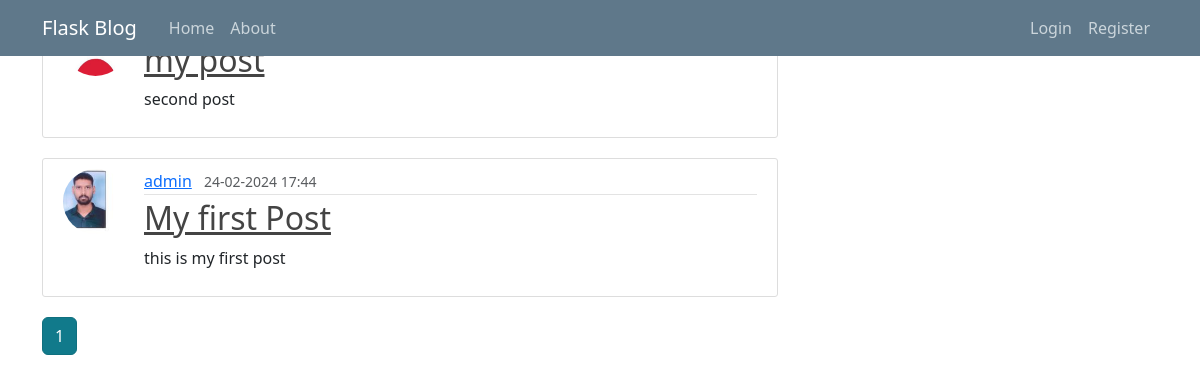
The app's page /, older data.
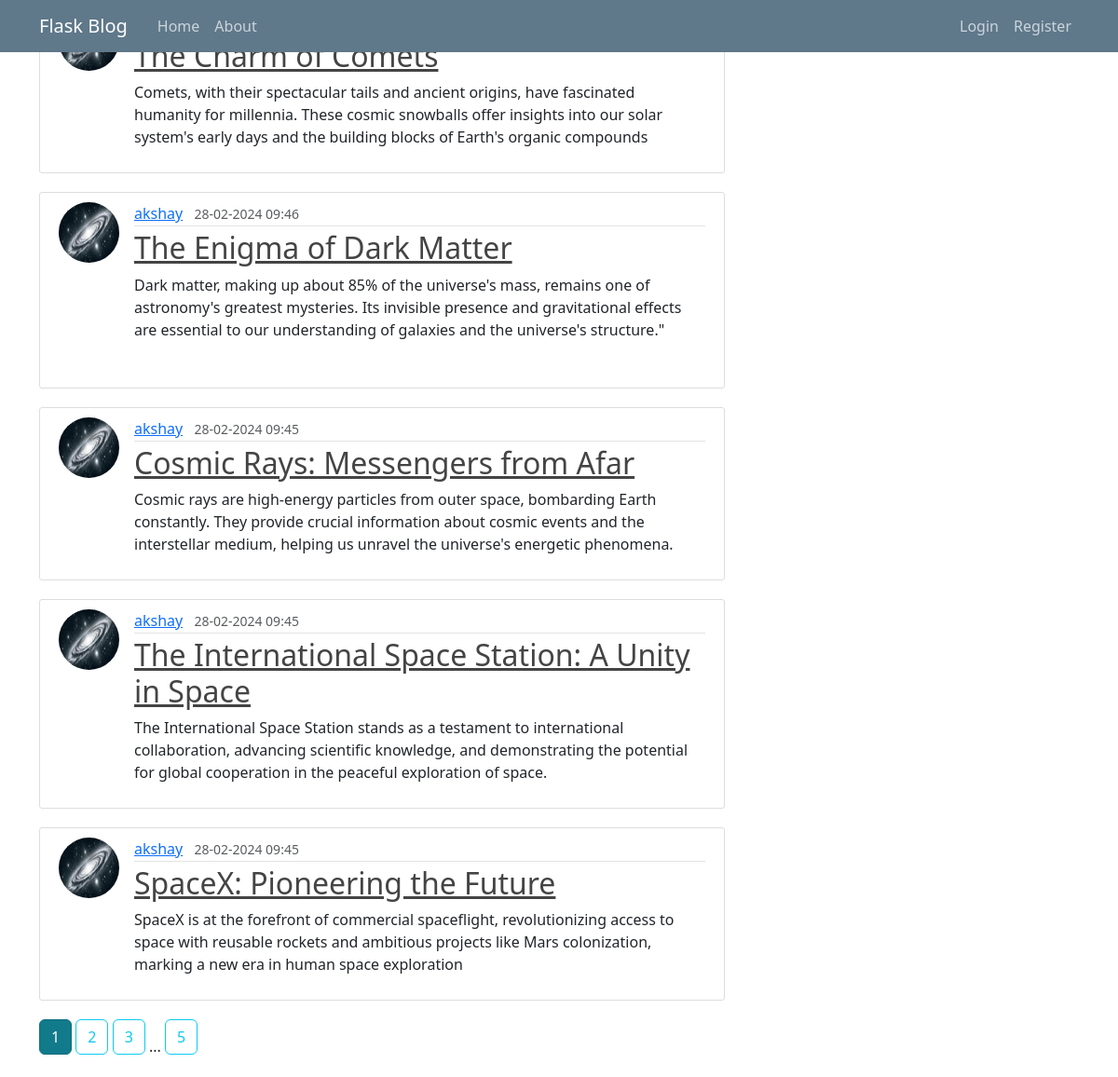
The same page, newer data.
### app/models.py (models this page shows, shortened)
class Posts(db.Model):
    id = db.Column(db.Integer, primary_key=True)
    title = db.Column(db.String(20), nullable=False)
    date_posted = db.Column(db.DateTime, nullable=False, default=datetime.utcnow)
    content = db.Column(db.Text, nullable=False)
    user_id = db.Column(db.Integer, db.ForeignKey('user.id'),nullable=False)

class User(db.Model, UserMixin):
    id = db.Column(db.Integer, primary_key=True)
    username: str = db.Column(db.String(20), unique=True, nullable=False)
    email: str = db.Column(db.String(120), unique=True, nullable=False)
    image_file: str = db.Column(db.String(120), nullable=False, default='default.jpg')
    password = db.Column(db.String(60), nullable=False)
    posts = db.relationship('Posts',
                            backref='author', lazy=True)

### app/main/routes.py (the view)
@main.route("/home")
@main.route("/")
def home():
    page = request.args.get('page', 1, type = int)
    posts = Posts.query.order_by(Posts.date_posted.desc()).paginate(page = page, per_page=5)
    return render_template('home.html', posts=posts) # type: ignore

### app/templates/home.html
{% extends "layout.html" %}
{% block content %}
    {% for post in posts.items %}
        <article class="media content-section">
            <img class="rounded-circle article-img" src="{{ url_for('static', filename='profile-pictures/' ~ post.author.image_file) }}">
          <div class="media-body">
            <div class="article-metadata">
              <a class="mr-2" href="{{ url_for('users.user_post', username=post.author.username)}}">{{ post.author.username }}</a>
              <small class="text-muted">{{ post.date_posted.strftime('%d-%m-%Y %H:%M') }}</small>
            </div>
            <h2><a class="article-title" href="{{ url_for('posts.post', post_id=post.id) }}">{{ post.title }}</a></h2>
            <p class="article-content">{{ post.content }}</p>
          </div>
        </article>
    {% endfor %}
    {% for page_num in posts.iter_pages(left_edge=1, right_edge=1, left_current=1, right_current=2) %}
        {% if page_num %}
            {% if posts.page == page_num %}
                <a class="btn btn-info active mb-4" href="{{ url_for('main.home', page=page_num) }}">{{ page_num }}</a>
            {% else %}
            <a class="btn btn-outline-info mb-4" href="{{ url_for('main.home', page=page_num) }}">{{ page_num }}</a>
            {% endif %}
        {% else %}
            ...
        {% endif %}
    {% endfor %}
{% endblock content %}

### app/templates/layout.html (shortened to what this page needs)
<!DOCTYPE html>
<html>
<head>
    <link rel="stylesheet" href="https://cdn.jsdelivr.net/npm/bootstrap@4.4.1/dist/css/bootstrap.min.css">
    <link rel='stylesheet' type= 'text/css' href="{{ url_for('static', filename='main.css') }}">
    <link rel="stylesheet" href="https://cdn.jsdelivr.net/npm/bootstrap@5.5.0/dist/css/bootstrap.min.css">
</head>
<body>
<header class="site-header">
  <nav class="navbar navbar-expand-md navbar-dark bg-steel fixed-top">
    <div class="container">
      <a class="navbar-brand mr-4" href="{{ url_for('main.home') }}">Flask Blog</a>
      <div class="collapse navbar-collapse" id="navbarToggle">
        <div class="navbar-nav mr-auto">
          <a class="nav-item nav-link" href="{{ url_for('main.home') }}">Home</a>
          <a class="nav-item nav-link" href="{{ url_for('main.about') }}">About</a>
        </div>
        <div class="navbar-nav">
            {% if current_user.is_authenticated %}
            <a class="nav-item nav-link" href="{{ url_for('posts.create_post') }}">New Post</a>
            <a class="nav-item nav-link" href="{{ url_for('users.account') }}">Account</a>
            <a class="nav-item nav-link" href="{{ url_for('users.logout') }}">Logout</a>
            {% else %}
            <a class="nav-item nav-link" href="{{ url_for('users.login') }}">Login</a>
            <a class="nav-item nav-link" href="{{ url_for('users.register') }}">Register</a>
            {% endif %}
        </div>
      </div>
    </div>
  </nav>
</header>
<main role="main" class="container">
  <div class="row">
    <div class="col-md-8">
      {% block content %}{% endblock %}
    </div>
  </div>
</main>
</body>
</html>

### app/static/main.css (style rules this page uses)
body { background: #fafafa; color: #333333; margin-top: 5rem; }
h1, h2, h3, h4, h5, h6 { color: #444444; }
.bg-steel { background-color: #5f788a; }
.site-header .navbar-nav .nav-link { color: #cbd5db; }
.content-section { background: #ffffff; padding: 10px 20px; border: 1px solid #dddddd; border-radius: 3px; margin-bottom: 20px; }
.article-title { color: #444444; }
.article-content { white-space: pre-line; }
.article-img { height: 65px; width: 65px; margin-right: 16px; }
.article-metadata { padding-bottom: 1px; margin-bottom: 4px; border-bottom: 1px solid #e3e3e3 }

Row changes from the older to the newer data that the page shows:
no longer on this page (row edited): Posts: title "my post", content "second post"
removed Posts: image_file (picture), author.username "admin", date_posted "24-02-2024 17:44", title "My first Post", content "this is my first post"
added Posts: title "The Charm of Comets", content "Comets, with their spectacular tails and ancient origins, have fascinated humanity for millennia. These cosmic snowballs offer insights into our solar system's early days and the building blocks of Earth's organic compounds"
added Posts: image_file (picture), author.username "akshay", date_posted "28-02-2024 09:46", title "The Enigma of Dark Matter", content "Dark matter, making up about 85% of the universe's mass, remains one of astronomy's greatest mysteries. Its invisible presence and gravitational effects are essential to our understanding of galaxies and the universe's structure.\""
added Posts: image_file (picture), author.username "akshay", date_posted "28-02-2024 09:45", title "Cosmic Rays: Messengers from Afar", content "Cosmic rays are high-energy particles from outer space, bombarding Earth constantly. They provide crucial information about cosmic events and the interstellar medium, helping us unravel the universe's energetic phenomena."
added Posts: image_file (picture), author.username "akshay", date_posted "28-02-2024 09:45", title "The International Space Station: A Unity in Space", content "The International Space Station stands as a testament to international collaboration, advancing scientific knowledge, and demonstrating the potential for global cooperation in the peaceful exploration of space."
added Posts: image_file (picture), author.username "akshay", date_posted "28-02-2024 09:45", title "SpaceX: Pioneering the Future", content "SpaceX is at the forefront of commercial spaceflight, revolutionizing access to space with reusable rockets and ambitious projects like Mars colonization, marking a new era in human space exploration"
Text that changed along with them:
new list line: "2"
new list line: "3"
new list line: "5"
